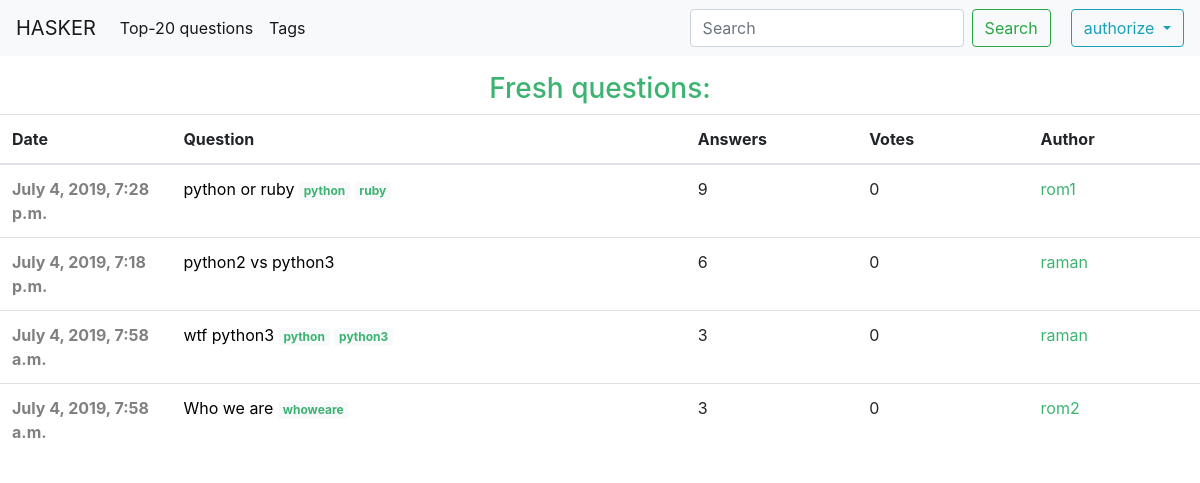
Page /hasker/ on the earlier database version.
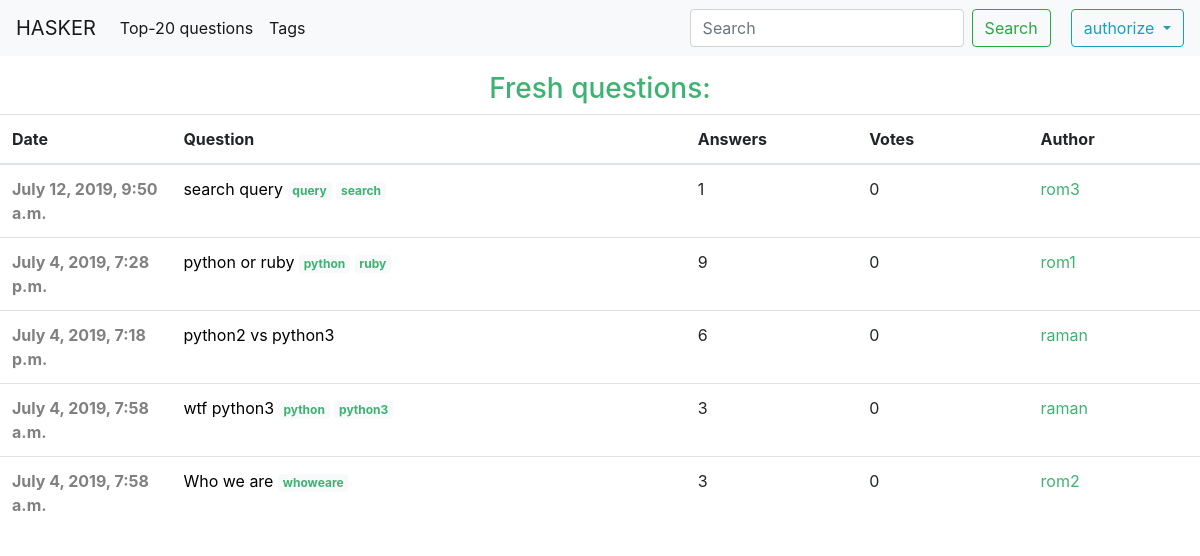
Same page on the later database version.
### forum/models.py (models this page shows, shortened)
class Question(models.Model):
    title = models.CharField(max_length=144, db_index=True, unique=True)
    content = models.TextField()
    slug = models.SlugField(max_length=72, unique=True)
    pub_date = models.DateTimeField(auto_now_add=True)
    author = models.ForeignKey(settings.AUTH_USER_MODEL, on_delete=models.CASCADE)
    tags = models.ManyToManyField(Tag, blank=True, related_name='questions')
    votes = GenericRelation(Vote)
    class Meta:
        ordering = ('-pub_date',)
    def get_absolute_url(self):
        return reverse('question_detail', kwargs={'slug': self.slug})
    @property
    def total_votes(self):
        return self.votes.count()

class Tag(models.Model):
    name = models.CharField(max_length=15)
    def __str__(self):
        return self.name

### authorization/models.py (models this page shows, shortened)
class Person(AbstractUser):
    class Meta:
        verbose_name = 'Person'
    email = models.EmailField(max_length=254, unique=True, verbose_name='email address')
    avatar = models.ImageField(upload_to='avatars/', default='avatars/def_ava.jpg')

### forum/views.py (the view)
# urls.py: path('', Index.as_view(), name='index'),
class Index(ListView):
    model = Question
    template_name = 'forum/index.html'
    context_object_name = 'questions'
    paginate_by = 20
    def get_queryset(self):
        search_query = self.request.GET.get('search', '')
        if search_query:
            queryset = Question.objects.filter(Q(title__icontains=search_query) | Q(content__icontains=search_query))
            return queryset
        return self.model.objects.order_by('-pub_date')

### forum/templates/forum/index.html (shortened to what this page needs)
{% extends 'forum/base_forum.html' %}
{% block content %}
<div style="text-align: center;">
    <h3 style="color: MediumSeaGreen; margin-top: 16px;">Fresh questions:</h3>
</div>
    <table class="table">
  <thead>
    <tr>
      <th scope="col" class="col-1" >Date</th>
      <th scope="col" class="col-3">Question</th>
      <th scope="col" class="col-1">Answers</th>
      <th scope="col" class="col-1">Votes</th>
      <th scope="col" class="col-1">Author</th>
    </tr>
  </thead>
  <tbody>
    {% for q in questions %}
      <tr>
        <th scope="row" style="color: Gray;">{{ q.pub_date }}</th>
        <td>
          <a style="color: black" href="{{ q.get_absolute_url }}">{{ q.title }}</a>
          {% for tag in q.tags.all %}
            <span class="badge badge-light">
              <a style="color: MediumSeaGreen" href="{% url 'tag_questions' tag_name=tag %}">
                {{ tag }}
              </a>
            </span>
          {% endfor %}
        </td>
        <td>{{ q.replies.count }}</td>
        <td>{{ q.total_votes }}</td>
        <td>
          <a style="color: MediumSeaGreen" href="{% url 'person_info' nickname=q.author.username %}">
          {{ q.author.username }}
          </a>
        </td>
      </tr>
    {% endfor %}
  </tbody>
</table>
{% endblock %}

Differences in the rows shown:
added Question: pub_date "July 12, 2019, 9:50 a.m.", title "search query", replies.count "1", total_votes "0", author.username "rom3"
added Tag: name "query", shown under "July 12, 2019, 9:50 a.m."
added Tag: name "search", shown under "July 12, 2019, 9:50 a.m."
